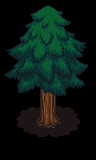

This is a level from a 2D game, rendered from its Tiled map with the project's own tilesets. A one-line summary and the complete map file follow:
An orthogonal 3x5 tile map with 32x32 px tiles, 2 tile layers (Capa de patrones 2, Capa de patrones 1).

<map version="1.4" tiledversion="1.4.2" orientation="orthogonal" renderorder="right-down" width="3" height="5" tilewidth="32" tileheight="32" infinite="0" nextlayerid="3" nextobjectid="1">
 <tileset firstgid="1" source="terrain_atlas.tsx" />
 <layer id="2" name="Capa de patrones 2" width="3" height="5">
  <data encoding="csv">
0,0,0,
0,0,0,
0,601,0,
0,0,0,
0,0,0
</data>
 </layer>
 <layer id="1" name="Capa de patrones 1" width="3" height="5">
  <data encoding="csv">
505,506,507,
537,538,539,
569,570,571,
634,635,636,
666,667,668
</data>
 </layer>
</map>
